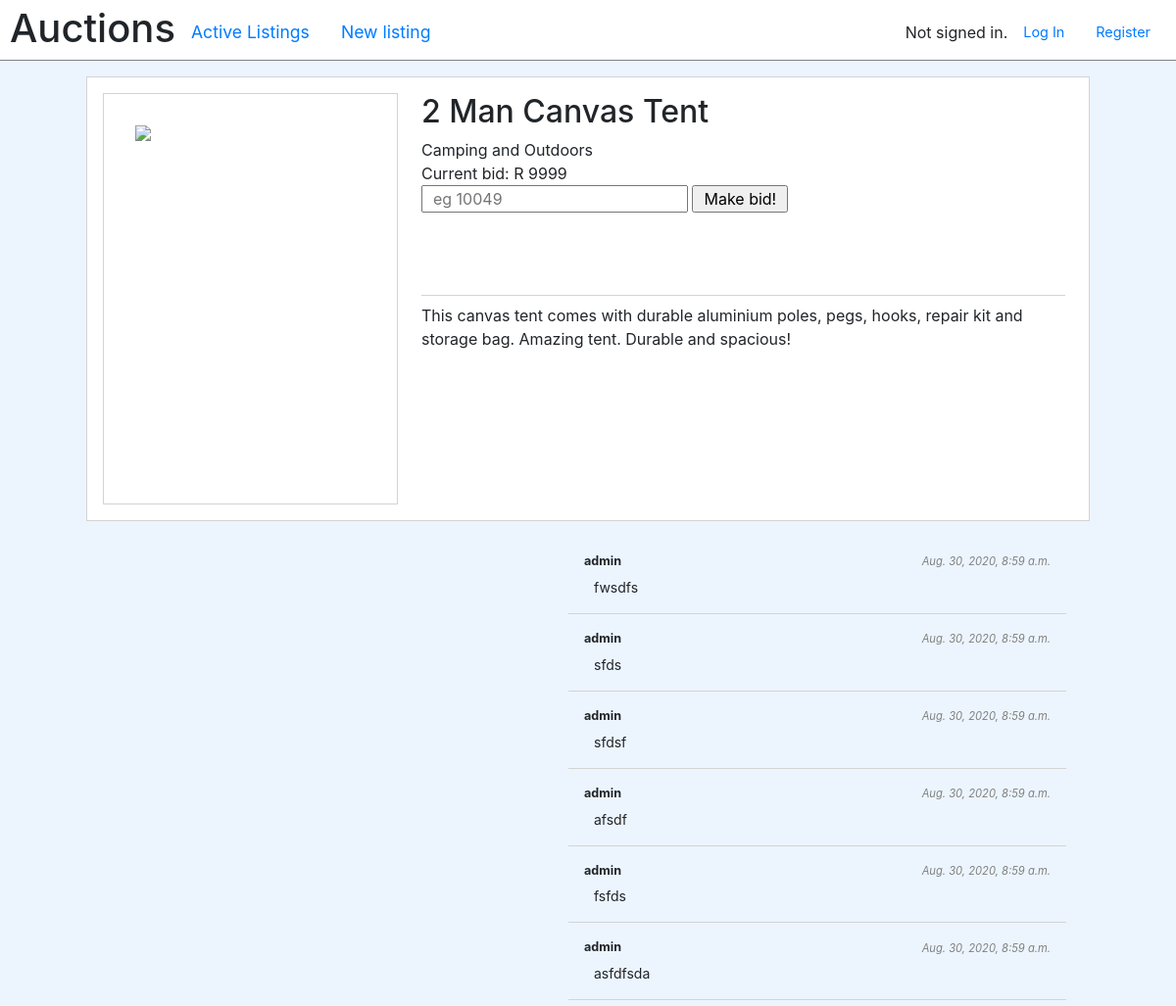
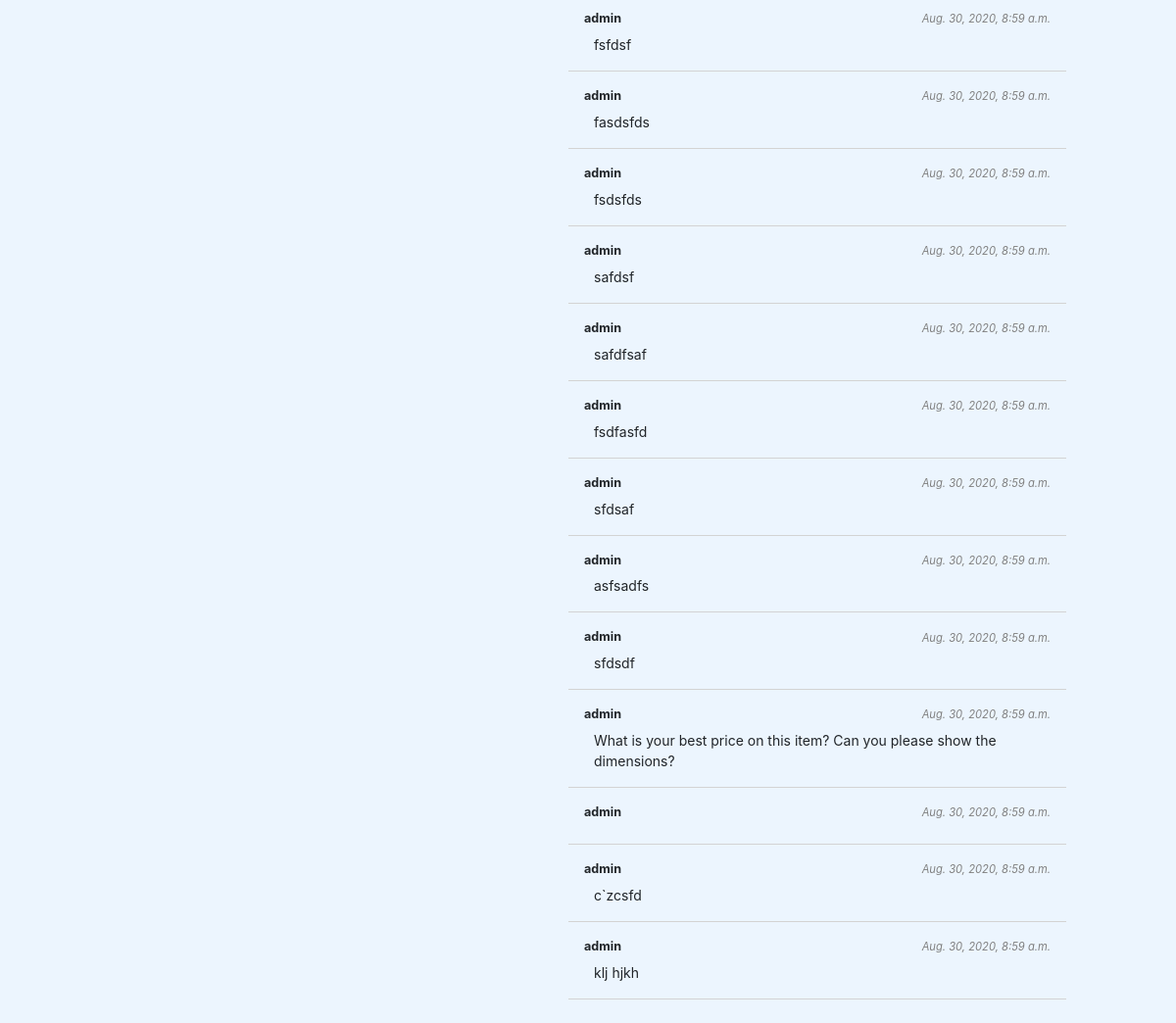
/listing/1, run on the app's committed database (2 pictures, top to bottom).
### auctions/models.py (models this page shows)
class Listing(models.Model):
	title = models.CharField(max_length=256)
	description = models.TextField(blank=True)
	starting_bid =  models.DecimalField(max_digits=10, decimal_places=2)
	owner = models.ForeignKey(User, on_delete=models.CASCADE, related_name="owner")
	active = models.BooleanField(default=True)
	winner = models.ForeignKey(User, null=True, on_delete=models.CASCADE, related_name="winner")
	image_url = models.CharField(max_length=1024, null=True)
	users = models.ManyToManyField(User, blank=True, related_name="watchlist_users")
	category = models.ForeignKey(Category, null=True, on_delete=models.CASCADE, related_name="listing_category")

class Category(models.Model):
	value = models.CharField(max_length=128)

class Comment(models.Model):
	user = models.ForeignKey(User, on_delete=models.CASCADE)
	text = models.TextField(blank=True)
	listing = models.ForeignKey(Listing, on_delete=models.CASCADE)
	created_at = models.DateTimeField(auto_now_add=True, null=True)

class User(AbstractUser):
	def __str__(self):
		return self.username

### auctions/views.py (the view)
# urls.py: path("listing/<str:listing_id>", views.listing, name="listing"),
def listing(request, listing_id=''):
    if request.method == "POST":
        pass
    else:
        status = {}
        status['code'] = request.GET.get('code', '')
        status['msg'] = request.GET.get('msg', '')
        print(status)
        listing = Listing.objects.annotate(bid=Max("listing__value")).get(id=listing_id);
        listing.watchlist = listing.users.filter(id=request.user.id).exists()
        listing.comments = Comment.objects.filter(listing__id=listing_id).order_by('-created_at').all()
        return render(request, "auctions/listing.html", {
            "listing": listing,
            "status": status,
        })

### auctions/templates/auctions/listing.html (shortened to what this page needs)
{% extends "auctions/layout.html" %}
{% block body %}
        <div class="view__main listing">
            <section class="listing__head">
                <img src="{{ listing.image_url }}" class="listing__head--img"/>
                <div class="listing__head--details">
                     <h2>{{ listing.title }}
                    </h2>
                    <p>{{ listing.category.value }}</p>
                        {% if listing.bid %}
                           <p>Current bid: R {{ listing.bid }}</p>
                        {% else %}
                            <p>Starting bid: R {{ listing.starting_bid }}</p>
                        {% endif %}
                        {% if user.id != listing.owner.id %}
                            <form action="{% url 'place_bid' listing.id %}" method="post">
                                <input name="bid" type="number"  placeholder="eg {{ listing.bid | add:'50' }}" />
                                <input type="submit" value="Make bid!">
                            </form>
                        {% elif listing.num_bids > 0 and listing.active %}
                            <form action="{% url 'accept_bid' listing.id %}" method="POST">
                                {% csrf_token %}
                                <input type="text" name="bid_id" value="{{ listing.max_bid.id }}" hidden>
                                <input type="submit" value="Accept bid">
                            </form>
                        {% endif %}
                    <div>{{ listing.description }}</div>
                </div>
            </section>
            <section class="comments">
                <div class="comments__new">
                </div>
                <div class="comments__old">
                    {% for comment in listing.comments %}
                        <div class="comment">
                            <p class="comment__info"><span>{{ comment.user }}</span><span>{{ comment.created_at}}<span></p>
                            <p>{{ comment.text }}</p>
                        </div>
                    {% endfor %}
                </div>
            </section>
         </div>
{% endblock %}

### auctions/static/auctions/styles.css (style rules this page uses)
body { min-height: 100vh; max-width: 100vw; width: 100%; background-color: #ECF5FE; box-sizing: border-box; }
p { margin: 0px; }
input { padding: 0px 10px; }
.view__main { padding-top: 1rem; padding-bottom: 1rem; width: 1024px; margin-left: auto; margin-right: auto; }
.listing { display: flex; flex-direction: column; align-items: space-around; justify-content: space-around; width: 1024px; }
.listing__head { padding: 1rem; background-color: white; border: 1px solid lightgrey; display: flex; justify-content: stretch; align-items: stretch; }
.listing__head--img { border: 1px solid lightgrey; margin-right: 1rem; min-height: 420px; width: 420px; padding: 2rem; }
.listing__head--details { width: 100%; margin: 0.5rem; margin-top: 0rem; display: flex; flex-direction: column; }
.listing__head--details > div:last-child { border-top: 1px solid lightgrey; padding-top: 0.5rem; height: 50%; margin-top: auto; }
.comments { width: 100%; display: flex; justify-content: space-between; margin-top: 1rem; max-height: 80vh; }
.comments__new { width: 440px !important; height: 100px; }
.comments__old { width: 540px; overflow-y: scroll; padding-right: 1rem; }
.comments__old .comment { border-bottom: 1px solid lightgrey; margin: 0.5rem; padding: 8px 16px; font-size: 14px; padding-bottom: 1rem; }
.comments__old .comment__info { display: flex; justify-content: space-between; align-items: center; }
.comments__old .comment__info > span:first-child { font-size: 90%; font-weight: 700; }
.comments__old .comment__info > span:last-child { font-size: 80%; font-style: italic; color: grey; }
.comments__old .comment > p:last-child { margin-top: 6px; margin-left: 10px; }

### data on the page
Listing: title "2 Man Canvas Tent", category.value "Camping and Outdoors", bid "9999", bid "eg 10049", description "This canvas tent comes with durable aluminium poles, pegs, hooks, repair kit and storage bag. Amazing tent. Durable and spacious!"
Comment: user "admin", created_at "Aug. 30, 2020, 8:59 a.m.", text "fwsdfs"
Comment: user "admin", created_at "Aug. 30, 2020, 8:59 a.m.", text "sfds"
Comment: user "admin", created_at "Aug. 30, 2020, 8:59 a.m.", text "sfdsf"
Comment: user "admin", created_at "Aug. 30, 2020, 8:59 a.m.", text "afsdf"
Comment: user "admin", created_at "Aug. 30, 2020, 8:59 a.m.", text "fsfds"
Comment: user "admin", created_at "Aug. 30, 2020, 8:59 a.m.", text "asfdfsda"
Comment: user "admin", created_at "Aug. 30, 2020, 8:59 a.m.", text "fsfdsf"
Comment: user "admin", created_at "Aug. 30, 2020, 8:59 a.m.", text "fasdsfds"
Comment: user "admin", created_at "Aug. 30, 2020, 8:59 a.m.", text "fsdsfds"
Comment: user "admin", created_at "Aug. 30, 2020, 8:59 a.m.", text "safdsf"
Comment: user "admin", created_at "Aug. 30, 2020, 8:59 a.m.", text "safdfsaf"
Comment: user "admin", created_at "Aug. 30, 2020, 8:59 a.m.", text "fsdfasfd"
Comment: user "admin", created_at "Aug. 30, 2020, 8:59 a.m.", text "sfdsaf"
Comment: user "admin", created_at "Aug. 30, 2020, 8:59 a.m.", text "asfsadfs"
Comment: user "admin", created_at "Aug. 30, 2020, 8:59 a.m.", text "sfdsdf"
Comment: user "admin", created_at "Aug. 30, 2020, 8:59 a.m.", text "What is your best price on this item? Can you please show the dimensions?"
Comment: user "admin", created_at "Aug. 30, 2020, 8:59 a.m."
Comment: user "admin", created_at "Aug. 30, 2020, 8:59 a.m.", text "c`zcsfd"
Comment: user "admin", created_at "Aug. 30, 2020, 8:59 a.m.", text "klj hjkh"
